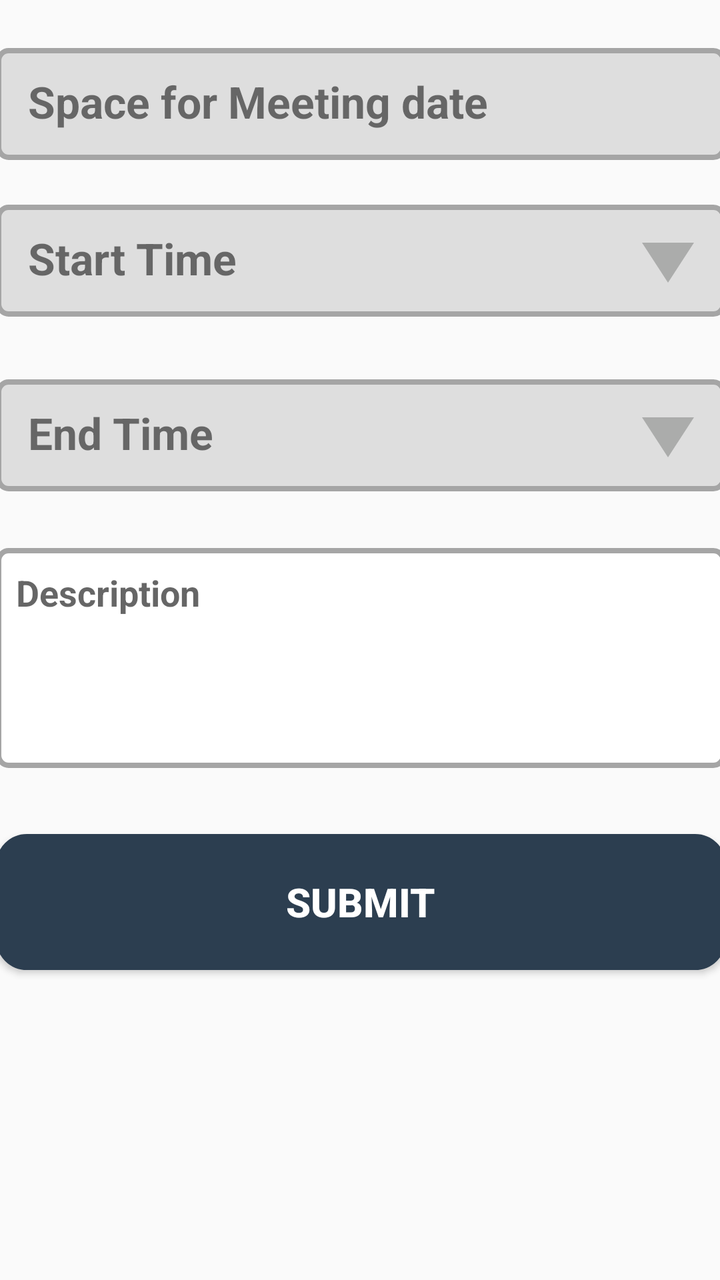
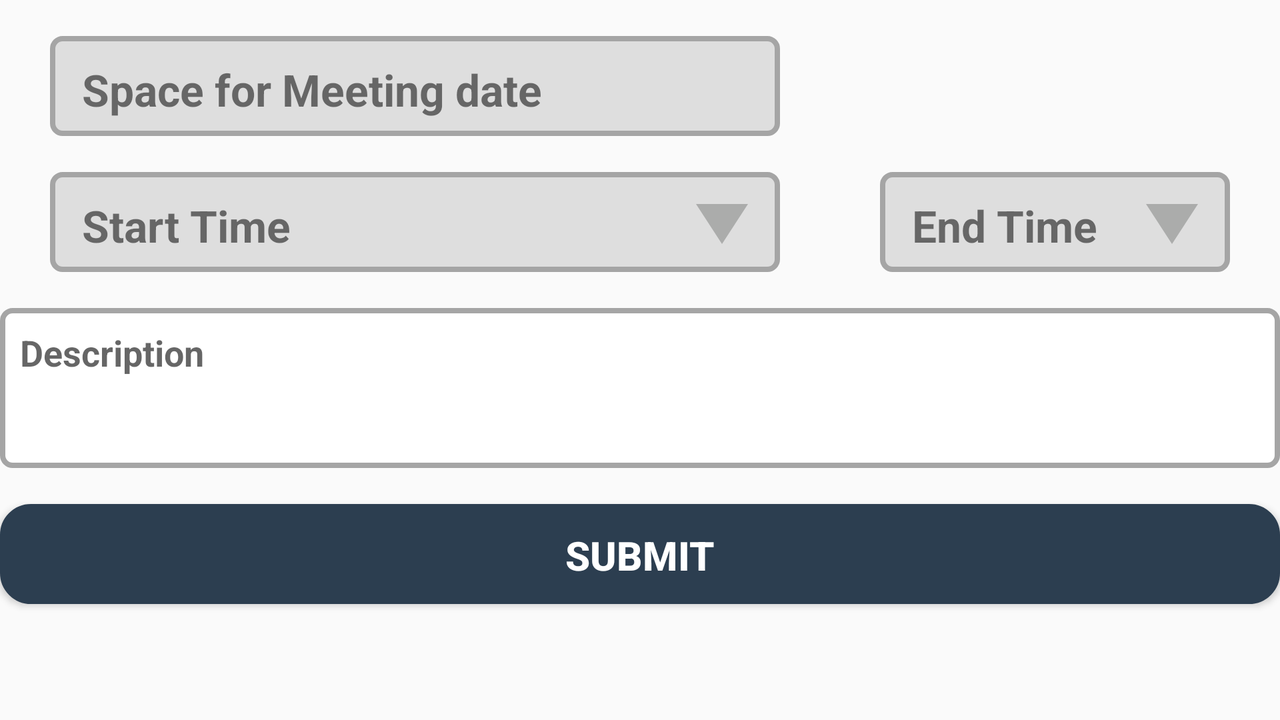

Two renders of one Android screen. The first uses the default layout on a phone; the second uses the alternative layout the repository ships for a different screen configuration, on a matching device. The two XML files are below.
<!-- AndroidManifest.xml: application theme AppTheme -->
<!-- res/layout/activity_schedule.xml -->
<?xml version="1.0" encoding="utf-8"?>
<android.support.constraint.ConstraintLayout xmlns:android="http://schemas.android.com/apk/res/android"
    xmlns:app="http://schemas.android.com/apk/res-auto"
    xmlns:tools="http://schemas.android.com/tools"
    android:layout_width="match_parent"
    android:layout_height="match_parent"
    tools:context=".scheduleActivity">


    <TextView
        android:id="@+id/date"
        android:layout_width="365dp"
        android:layout_height="56dp"
        android:layout_marginTop="8dp"
        android:layout_marginBottom="8dp"
        android:paddingLeft="16dp"
        android:paddingTop="12dp"
        android:background="@drawable/edittextstyle"
        android:text="Space for Meeting date"
        android:textSize="22dp"
        android:textStyle="bold"
        app:layout_constraintBottom_toTopOf="@+id/start_time"
        app:layout_constraintEnd_toEndOf="@+id/start_time"
        app:layout_constraintHorizontal_bias="0.0"
        app:layout_constraintStart_toStartOf="@+id/start_time"
        app:layout_constraintTop_toTopOf="parent"
        app:layout_constraintVertical_bias="0.524" />

    <TextView
        android:id="@+id/start_time"
        android:layout_width="365dp"
        android:layout_height="56dp"
        android:layout_marginStart="8dp"
        android:layout_marginLeft="8dp"
        android:layout_marginTop="8dp"
        android:layout_marginEnd="8dp"
        android:layout_marginRight="8dp"
        android:layout_marginBottom="8dp"
        android:drawableRight="@drawable/details"
        android:background="@drawable/edittextstyle"
        android:text="Start Time"
        android:textSize="22dp"
        android:textStyle="bold"
        android:paddingLeft="16dp"
        android:paddingTop="12dp"
        android:paddingRight="16dp"
        app:layout_constraintBottom_toBottomOf="parent"
        app:layout_constraintEnd_toEndOf="parent"
        app:layout_constraintStart_toStartOf="parent"
        app:layout_constraintTop_toTopOf="parent"
        app:layout_constraintVertical_bias="0.166" />


    <TextView
        android:id="@+id/end_time"
        android:layout_width="365dp"
        android:layout_height="56dp"
        android:layout_marginTop="8dp"
        android:layout_marginBottom="8dp"
        android:background="@drawable/edittextstyle"
        android:drawableRight="@drawable/details"
        android:text="End Time"
        android:textSize="22dp"
        android:nextFocusForward="@+id/desc1"
        android:textStyle="bold"
        android:paddingLeft="16dp"
        android:paddingTop="12dp"
        android:paddingRight="16dp"
        app:layout_constraintBottom_toBottomOf="parent"
        app:layout_constraintEnd_toEndOf="@+id/start_time"
        app:layout_constraintStart_toStartOf="@+id/start_time"
        app:layout_constraintTop_toBottomOf="@+id/start_time"
        app:layout_constraintVertical_bias="0.057" />




    <EditText
        android:id="@+id/desc1"
        android:layout_width="365dp"
        android:layout_height="110dp"
        android:layout_marginTop="8dp"
        android:layout_marginBottom="8dp"
        android:background="@drawable/description"
        android:ems="10"
        android:gravity="start|top"
        android:imeOptions="actionDone"
        android:hint="Description"
        android:singleLine="true"
        android:textStyle="bold"
        app:layout_constraintBottom_toBottomOf="parent"
        app:layout_constraintEnd_toEndOf="@+id/end_time"
        app:layout_constraintStart_toStartOf="@+id/end_time"
        app:layout_constraintTop_toBottomOf="@+id/end_time"
        app:layout_constraintVertical_bias="0.076" />

    <Button
        android:id="@+id/submit"
        android:layout_width="365dp"
        android:layout_height="68dp"
        android:layout_marginTop="8dp"
        android:layout_marginBottom="16dp"
        android:background="@drawable/mybutton"
        android:padding="12dp"
        android:text="SUBMIT"
        android:textAlignment="center"
        android:textColor="@color/white"
        android:textSize="20sp"
        android:textStyle="bold"
        app:layout_constraintBottom_toBottomOf="parent"
        app:layout_constraintEnd_toEndOf="@+id/desc1"
        app:layout_constraintStart_toStartOf="@+id/desc1"
        app:layout_constraintTop_toBottomOf="@+id/desc1"
        app:layout_constraintVertical_bias="0.153" />


</android.support.constraint.ConstraintLayout>
<!-- resources referenced by this layout -->
<resources>
  <color name="white">#FFFFFF</color>
  <!-- drawable description (drawable) -->
  <?xml version="1.0" encoding="utf-8"?>
  <shape xmlns:android="http://schemas.android.com/apk/res/android"
  
      android:shape="rectangle">
      <solid android:color="#FFFFFF" />
      <stroke android:width="2.5dp"
          android:color="#a5a5a5" />
      <corners
          android:radius="5dp"/>
      <padding android:top="10dp"
          android:left="10dp"
          android:right="10dp"
          android:bottom="10dp"/>
  
  
      
  
      
  
      
  
      
  
      
  </shape>
  <!-- drawable details (drawable) -->
  <?xml version="1.0" encoding="utf-8"?>
  <vector xmlns:android="http://schemas.android.com/apk/res/android"
      android:width="26dp"
      android:height="20dp"
      android:viewportWidth="32.0"
      android:viewportHeight="24.0">
      <path android:fillColor="#ABACAB"
          android:pathData="M0 0 h32 l-16 24 Z"/>
  </vector>
  <!-- drawable edittextstyle (drawable) -->
  <?xml version="1.0" encoding="utf-8"?>
      <shape xmlns:android="http://schemas.android.com/apk/res/android"
  
          android:shape="rectangle">
          <solid android:color="@color/background" />
          <stroke android:width="2.5dp"
              android:color="#a5a5a5" />
          <corners
              android:radius="5dp"/>
      <padding android:top="10dp"
          android:left="10dp"
          android:right="10dp"
          android:bottom="10dp"/>
  
  
          
  
              
  
              
  
              
  
              
      </shape>
  <!-- drawable mybutton (drawable) -->
  <?xml version="1.0" encoding="utf-8"?>
  <selector xmlns:android="http://schemas.android.com/apk/res/android">
  
  
  
      <item android:state_pressed="true" >
          <shape android:shape="rectangle"  >
              <corners android:radius="15dip" />
              <stroke android:width="1dip" android:color="#96BCD4" />
              <gradient android:angle="-90" android:startColor="#96BCD4" android:endColor="#96BCD4" />
          </shape>
      </item>
  
      <item>
          <shape android:shape="rectangle"  >
              <corners android:radius="15dip" />
              <stroke android:width="1dip" android:color="@color/colorPrimary" />
              <gradient android:angle="-90" android:startColor="@color/colorPrimary" android:endColor="@color/colorPrimary" />
          </shape>
      </item>
  
  
  </selector>
  <style name="AppTheme" parent="Theme.AppCompat.Light.DarkActionBar">
          
          <item name="colorPrimary">@color/colorPrimary</item>
          <item name="colorPrimaryDark">@color/colorPrimaryDark</item>
          <item name="colorAccent">@color/colorAccent</item>
      </style>
  <color name="background">#DEDEDE</color>
  <color name="colorPrimary">#2c3e50</color>
  <color name="colorPrimaryDark">#2c3e50</color>
  <color name="colorAccent">#D81B60</color>
</resources>
<!-- res/layout-land/activity_schedule.xml (the repository's variant of the layout above) -->
<!-- drawn on the phone turned sideways -->
<?xml version="1.0" encoding="utf-8"?>
<RelativeLayout xmlns:android="http://schemas.android.com/apk/res/android"
    xmlns:app="http://schemas.android.com/apk/res-auto"
    xmlns:tools="http://schemas.android.com/tools"
    android:layout_width="match_parent"
    android:layout_height="match_parent"
    tools:context=".scheduleActivity">


    <TextView
        android:id="@+id/date"
        android:layout_width="365dp"
        android:layout_height="50dp"
        android:layout_alignParentTop="true"
        android:layout_marginLeft="25dp"
        android:layout_marginTop="18dp"
        android:background="@drawable/edittextstyle"
        android:paddingLeft="16dp"
        android:paddingTop="12dp"
        android:text="Space for Meeting date"
        android:textSize="22dp"
        android:textStyle="bold"
        tools:layout_editor_absoluteX="25dp"
        tools:layout_editor_absoluteY="27dp" />

    <TextView
        android:id="@+id/start_time"
        android:layout_width="365dp"
        android:layout_height="50dp"
        android:layout_below="@+id/date"
        android:layout_marginTop="18dp"
        android:layout_marginLeft="25dp"
        android:background="@drawable/edittextstyle"
        android:drawableRight="@drawable/details"
        android:paddingLeft="16dp"
        android:paddingTop="12dp"
        android:paddingRight="16dp"
        android:text="Start Time"
        android:textSize="22dp"
        android:textStyle="bold"
        tools:layout_editor_absoluteX="25dp"
        tools:layout_editor_absoluteY="112dp" />


    <TextView
        android:id="@+id/end_time"
        android:layout_width="365dp"
        android:layout_height="50dp"
        android:layout_toRightOf="@+id/start_time"
        android:layout_below="@+id/date"
        android:layout_marginTop="18dp"
        android:layout_marginRight="25dp"
        android:layout_marginLeft="50dp"
        android:background="@drawable/edittextstyle"
        android:drawableRight="@drawable/details"
        android:paddingLeft="16dp"
        android:paddingTop="12dp"
        android:paddingRight="16dp"
        android:text="End Time"
        android:textSize="22dp"
        android:textStyle="bold"
        tools:layout_editor_absoluteX="424dp"
        tools:layout_editor_absoluteY="112dp" />




    <EditText
        android:id="@+id/desc1"
        android:layout_width="742dp"
        android:layout_height="80dp"
        android:background="@drawable/description"
        android:ems="10"
        android:layout_below="@+id/start_time"
        android:layout_centerHorizontal="true"
        android:layout_marginTop="18dp"
        android:gravity="start|top"
        android:hint="Description"
        android:imeOptions="actionDone"
        android:singleLine="true"
        android:textStyle="bold"
        tools:layout_editor_absoluteX="16dp"
        tools:layout_editor_absoluteY="200dp" />
    <Button
        android:id="@+id/submit"
        android:layout_width="742dp"
        android:layout_height="50dp"
        android:background="@drawable/mybutton"
        android:padding="12dp"
        android:layout_below="@+id/desc1"
        android:layout_marginTop="18dp"
        android:layout_centerHorizontal="true"
        android:text="SUBMIT"
        android:textAlignment="center"
        android:textColor="@color/white"
        android:textSize="20sp"
        android:textStyle="bold"
        />


</RelativeLayout>
